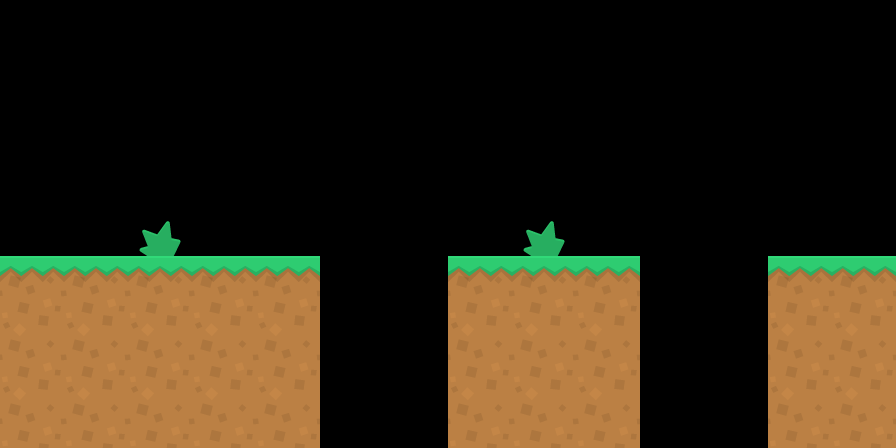

Below is a game level as drawn by its tile map, then a one-line description and the .tmx that defines it (tile-layer data replaced by summaries):
An orthogonal 14x7 tile map with 64x64 px tiles, 1 tile layer (Platforms) and 4 objects.

<map version="1.9" tiledversion="1.9.1" orientation="orthogonal" renderorder="right-down" width="14" height="7" tilewidth="64" tileheight="64" infinite="0" nextlayerid="3" nextobjectid="5">
 <editorsettings>
  <export target="level1.json" format="json" />
 </editorsettings>
 <tileset firstgid="1" name="yoann_platformer" tilewidth="64" tileheight="64" tilecount="98" columns="14">
  <image source="../../stackabuse-platformer/assets/tilesets/platformPack_tilesheet.png" width="896" height="448" />
 </tileset>
 <layer id="1" name="Platforms" width="14" height="7">
  <data>[98 cells, 32 non-empty, 3 distinct tile ids]</data>
 </layer>
 <objectgroup id="2" name="Object Layer 1">
  <object id="1" gid="71" x="321.893" y="447.657" width="64" height="64" />
  <object id="2" gid="71" x="386.161" y="448.492" width="64" height="64" />
  <object id="3" gid="71" x="641.565" y="449.595" width="64" height="64" />
  <object id="4" gid="71" x="703.329" y="447.925" width="64" height="64" />
 </objectgroup>
</map>
